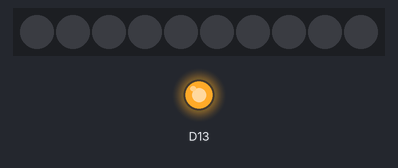
Recording of a sketch running on a simulated Adafruit Circuit Playground Express. On the bench: 10 RGB LEDs in strip order, left to right, output pins drawn as LEDs (lit = HIGH).

Above: at 1.0 s.
At 3.0 s:
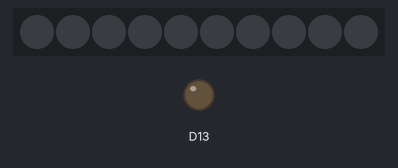
Timing chart, 0 to 5.2 s (numbered marks = the images above):
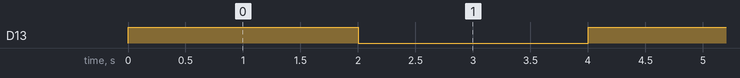

The sketch:

Hello_Blink.ino
```cpp
#include <Adafruit_CircuitPlayground.h>

void setup() {
  CircuitPlayground.begin();
}

void loop() {
  CircuitPlayground.redLED(HIGH);
  delay(2000);
  CircuitPlayground.redLED(LOW);
  delay(2000);
}
```

Measured:
- by itself, D13: alternates HIGH for 2.0 s and LOW for 2.0 s
